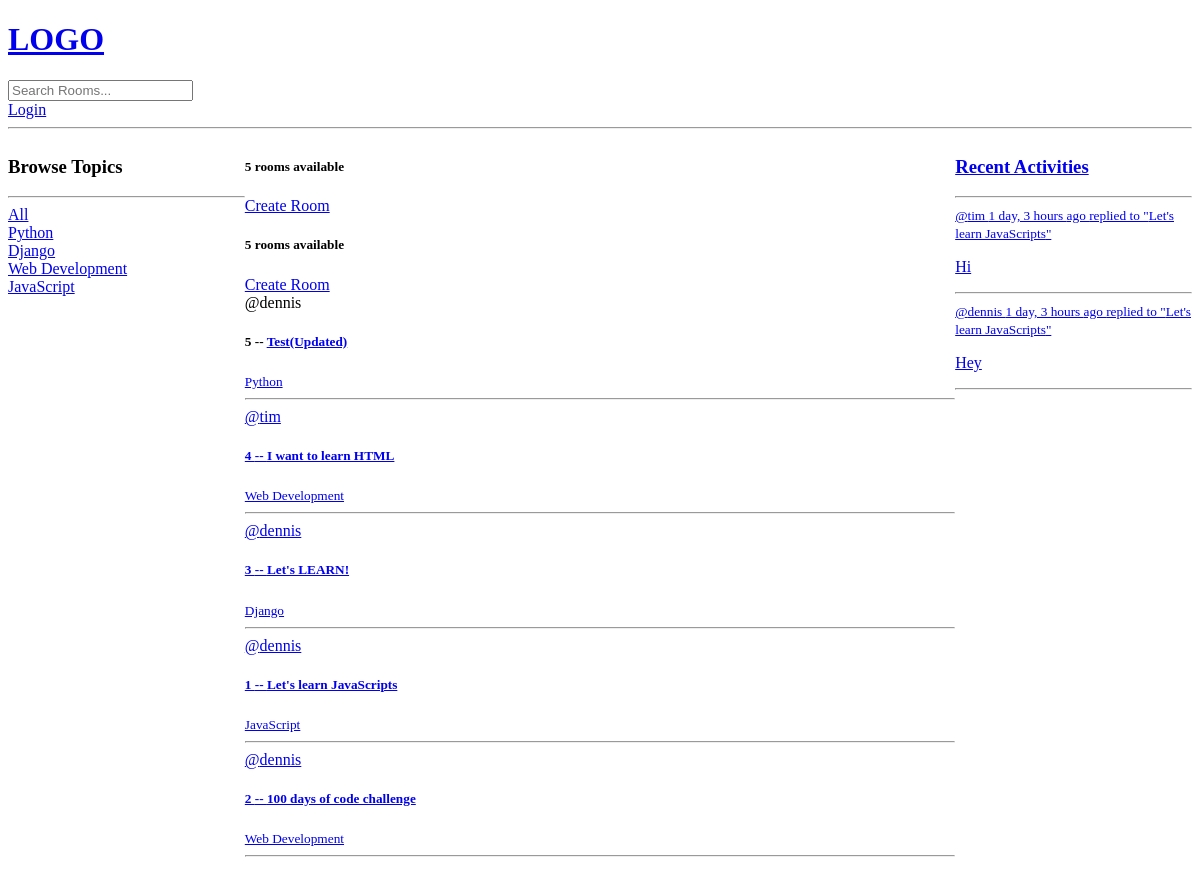
The app's page /, older data.
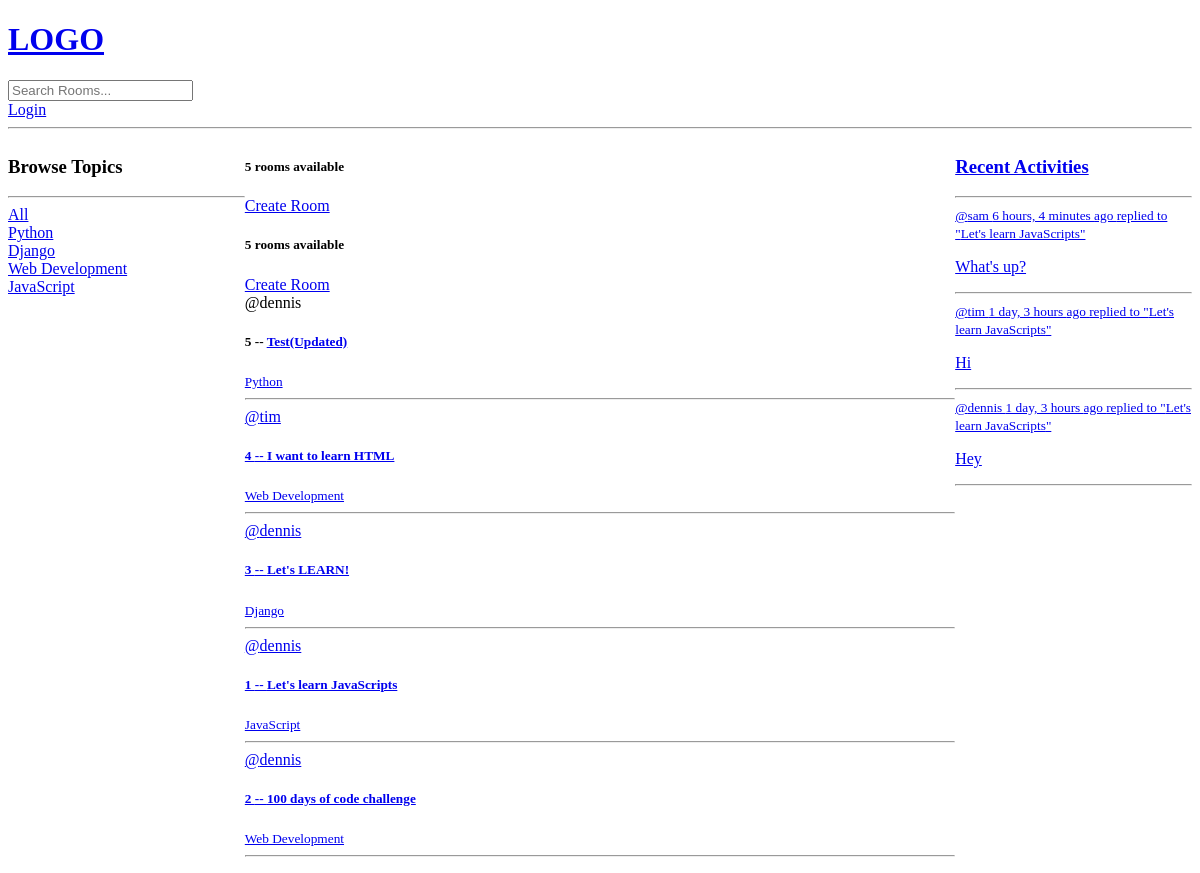
The same page, newer data.
### base/models.py (models this page shows, shortened)
class Topic(models.Model):
    name = models.CharField(max_length=200)

class Room(models.Model):
    host = models.ForeignKey(User, on_delete=models.SET_NULL, null=True)
    topic = models.ForeignKey(Topic, on_delete=models.SET_NULL, null=True)
    name = models.CharField(max_length=200)
    description = models.TextField(null=True, blank=True)
    participants = models.ManyToManyField(
        User, related_name='participants', blank=True)
    updated = models.DateTimeField(auto_now=True)
    created = models.DateTimeField(auto_now_add=True)
    class Meta:
        ordering = ['-updated', '-created']
    def __str__(self):
        return self.name

class Message(models.Model):
    user= models.ForeignKey(User, on_delete=models.CASCADE)
    room = models.ForeignKey(Room, on_delete=models.CASCADE)
    body = models.TextField()
    updated = models.DateTimeField(auto_now=True)
    created = models.DateTimeField(auto_now_add=True)
    class Meta:
        ordering = ['-updated', '-created']
    def __str__(self):
        return self.body

### base/views.py (the view)
# urls.py: path('', views.home, name="home"),
def home(request):
    q = request.GET.get('q') if request.GET.get('q') != None else ''
    rooms = Room.objects.filter(
        Q(topic__name__icontains = q) |
        Q(name__icontains = q) |
        Q(description__icontains = q)
    )
    topics = Topic.objects.all()
    room_count = rooms.count()
    room_messages = Message.objects.filter(Q(room__topic__name__icontains = q))
    context =  {'rooms': rooms, 'topics': topics,
                'room_messages': room_messages,
                'room_count': room_count}
    return render(request, 'base/home.html', context)

### base/templates/base/home.html (shortened to what this page needs)
{% extends 'main.html' %}
{% block content %}
<div class = "home-container">
    <div>
        <h3> Browse Topics</h3>
        <hr>
        <div>
            <a href = "{% url 'home' %}">All</a>
        </div>
        {% for topic in topics %}
            <div>
                <a href = "{% url 'home' %}?q={{topic.name}}">{{topic.name}}</a>
            </div>
        {% endfor %}
    </div>
    <div>
        <h5>{{room_count}} rooms available</h5>
        <a href = "{% url 'create-room' %}">Create Room</a>
        {% include 'base/topics_component.html' %}
    </div>
    <div>
        {% include 'base/activity_component.html' %}
    </div>
</div>
{% endblock content%}

### templates/main.html (shortened to what this page needs)
<!DOCTYPE html>
<html lang="en">
<head>
</head>
<body>
    {% include 'navbar.html' %}
    {% block content %}
    {% endblock %}
</body>
</html>

### templates/navbar.html
<a href = "/">
    <h1>LOGO</h1>
</a>
<form method = "GET" action = "{% url 'home' %}">
    <input type = "text" name = "q" placeholder = "Search Rooms...">
</form>
{% if request.user.is_authenticated %}
<p>Hello {{request.user}}</p>
<a href = "{% url 'logout' %}">Logout</a>
{% else %}
<a href = "{% url 'login' %}">Login</a>
{% endif %}
<hr>

### base/templates/base/topics_component.html (shortened to what this page needs)
<h5>{{room_count}} rooms available</h5>
        <a href = "{% url 'create-room' %}">Create Room</a>
        <div>
            {% for room in rooms %}
            <div>
                <span>@{{room.host.username}}</span>
                <h5>{{room.id}} -- <a href = "{% url 'room' room.id %}">{{room.name}}</h5>
                <small>{{room.topic.name}} </small>
                <hr>
            </div>
            {% endfor %}
        </div>

### base/templates/base/activity_component.html (shortened to what this page needs)
<h3>Recent Activities</h3>
        <hr>
        {% for message in room_messages %}
            <div>
                <small>@{{message.user}} {{message.created|timesince}} ago </small>
                <small>replied to "{{message.room}}"</small>
                <p>{{message}}</p>
                <hr>
            </div>
        {% endfor %}

### base/templates/base/home.html (style rules this page uses)
.home-container { display: grid; grid-template-columns: 1fr 3fr 1fr; }

Row changes from the older to the newer data that the page shows:
added Message: user "sam", created "6 hours, 4 minutes", room "Let's learn JavaScripts", body "What's up?"
